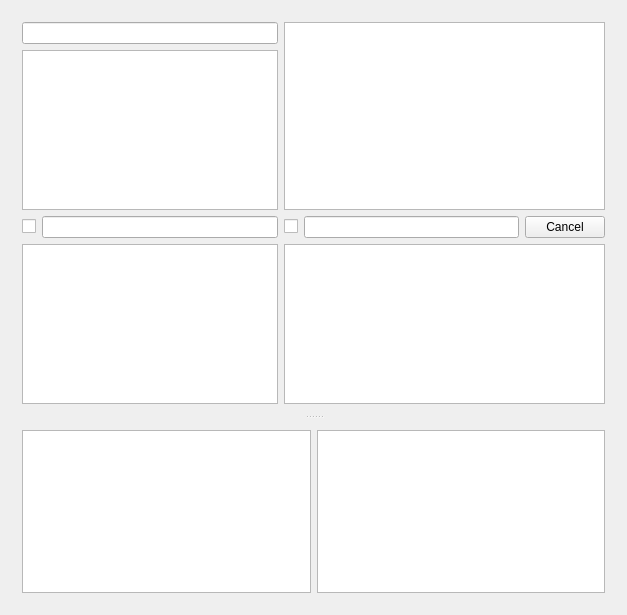
<?xml version="1.0" encoding="UTF-8"?>
<ui version="4.0">
 <class>TestChBFiltMainWindow</class>
 <widget class="QMainWindow" name="TestChBFiltMainWindow">
  <property name="geometry">
   <rect>
    <x>0</x>
    <y>0</y>
    <width>627</width>
    <height>615</height>
   </rect>
  </property>
  <property name="windowTitle">
   <string>TestChBFiltMainWindow</string>
  </property>
  <widget class="QWidget" name="centralWidget">
   <layout class="QVBoxLayout" name="verticalLayout">
    <item>
     <widget class="QSplitter" name="splitter">
      <property name="orientation">
       <enum>Qt::Vertical</enum>
      </property>
      <widget class="QWidget" name="layoutWidget">
       <layout class="QGridLayout" name="gridLayout">
        <item row="0" column="0" colspan="2">
         <widget class="QLineEdit" name="lePatternDiets"/>
        </item>
        <item row="0" column="2" rowspan="2" colspan="3">
         <widget class="QTableView" name="tvDietsFull">
          <property name="editTriggers">
           <set>QAbstractItemView::NoEditTriggers</set>
          </property>
          <property name="alternatingRowColors">
           <bool>true</bool>
          </property>
          <property name="selectionBehavior">
           <enum>QAbstractItemView::SelectRows</enum>
          </property>
          <property name="sortingEnabled">
           <bool>true</bool>
          </property>
          <attribute name="verticalHeaderVisible">
           <bool>false</bool>
          </attribute>
         </widget>
        </item>
        <item row="1" column="0" colspan="2">
         <widget class="QListView" name="lvDiets">
          <property name="editTriggers">
           <set>QAbstractItemView::NoEditTriggers</set>
          </property>
         </widget>
        </item>
        <item row="2" column="0">
         <widget class="QCheckBox" name="chbProdKinds">
          <property name="text">
           <string/>
          </property>
         </widget>
        </item>
        <item row="2" column="1">
         <widget class="QLineEdit" name="lePatternProdKinds"/>
        </item>
        <item row="2" column="2">
         <widget class="QCheckBox" name="chbProducts">
          <property name="text">
           <string/>
          </property>
         </widget>
        </item>
        <item row="2" column="3">
         <widget class="QLineEdit" name="lePatternProducts"/>
        </item>
        <item row="2" column="4">
         <widget class="QPushButton" name="btnCancel">
          <property name="text">
           <string>Cancel</string>
          </property>
         </widget>
        </item>
        <item row="3" column="0" colspan="2">
         <widget class="QListView" name="lvProdKinds">
          <property name="editTriggers">
           <set>QAbstractItemView::NoEditTriggers</set>
          </property>
          <property name="alternatingRowColors">
           <bool>true</bool>
          </property>
          <property name="selectionMode">
           <enum>QAbstractItemView::ExtendedSelection</enum>
          </property>
          <property name="selectionBehavior">
           <enum>QAbstractItemView::SelectRows</enum>
          </property>
         </widget>
        </item>
        <item row="3" column="2" colspan="3">
         <widget class="QListView" name="lvProducts">
          <property name="editTriggers">
           <set>QAbstractItemView::NoEditTriggers</set>
          </property>
          <property name="alternatingRowColors">
           <bool>true</bool>
          </property>
         </widget>
        </item>
       </layout>
      </widget>
      <widget class="QWidget" name="">
       <layout class="QHBoxLayout" name="horizontalLayout">
        <item>
         <widget class="QTableView" name="tvSpy1"/>
        </item>
        <item>
         <widget class="QTableView" name="tvSpy2"/>
        </item>
       </layout>
      </widget>
     </widget>
    </item>
   </layout>
  </widget>
 </widget>
 <layoutdefault spacing="6" margin="11"/>
 <resources/>
 <connections/>
</ui>
